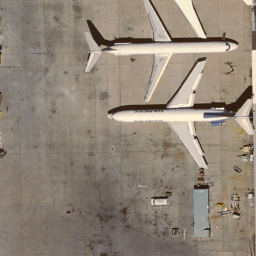
#> input picture images/image_hr.png, 256 x 256 px
$ jupyter execute 6_Metrics.ipynb
#> lines starting #> are read from the running program, lines starting #| are printed output that depends on the picture
# Image Quality Metrics

In image processing and computer vision, evaluating the quality of images after transformations (such as resizing or super-resolution) is crucial. Several metrics are commonly used to assess image quality, including PSNR (Peak Signal-to-Noise Ratio) and SSIM (Structural Similarity Index). These metrics help quantify the similarity between the original and processed images.

## PSNR (Peak Signal-to-Noise Ratio)

**PSNR** is a widely used metric for measuring the quality of reconstructed images. It compares the maximum possible pixel value of the image with the noise or error introduced during image processing.

### Mathematical Explanation

1. **Definition:**
   - PSNR is calculated using the Mean Squared Error (MSE) between the original image \( I \) and the processed image \( $\hat{I}$ \):
     $$
     \text{MSE} = \frac{1}{H \times W} \sum_{i=1}^{H} \sum_{j=1}^{W} (I(i, j) - \hat{I}(i, j))^2
     $$
   - Where \( $ H $\) and \( $W $\) are the height and width of the image.

2. **Peak Signal-to-Noise Ratio Calculation:**
   - PSNR is computed from the MSE using the maximum pixel value \( $M$ \) (for 8-bit images, \( $M = 255$ \)):
     $$
     \text{PSNR} = 10 \cdot \log_{10}\left(\frac{M^2}{\text{MSE}}\right)
     $$

### Practical Considerations

1. **Interpretation:**
   - Higher PSNR values indicate better image quality, with fewer differences between the original and processed images.
   - Typical PSNR values range from 20 dB to 50 dB, where values above 30 dB are generally considered good.

2. **Limitations:**
   - PSNR does not always correlate with perceived visual quality and may not reflect structural changes in the image.

## SSIM (Structural Similarity Index)

**SSIM** is a metric that assesses the similarity between two images based on luminance, contrast, and structure. Unlike PSNR, SSIM considers changes in the image structure and is more aligned with human visual perception.

### Mathematical Explanation

1. **Definition:**
   - SSIM is computed using local windows and evaluates the following components:
     - Luminance \( l(x, y) \)
     - Contrast \( c(x, y) \)
     - Structure \( s(x, y) \)

2. **SSIM Formula:**
   - The SSIM index between two images \( $I$ \) and \($\hat{I}$ \) is given by:
     $$
     \text{SSIM}(x, y) = \frac{(2 \mu_I \mu_{\hat{I}} + C_1) \cdot (2 \sigma_{I \hat{I}} + C_2)}{(\mu_I^2 + \mu_{\hat{I}}^2 + C_1) \cdot (\sigma_I^2 + \sigma_{\hat{I}}^2 + C_2)}
     $$
   - Where \( $\mu_I$ \) and \( $\mu_{\hat{I}}$ \) are the mean values of \( $I$ \) and \( $\hat{I}$ \), \( $\sigma_I^2$ \) and \( $\sigma_{\hat{I}}^2$ \) are their variances, and \( $\sigma_{I \hat{I}}$ \) is their covariance. \( $C_1$ \) and \( $C_2$ \) are constants to avoid instability.

### Practical Considerations

1. **Interpretation:**
   - SSIM values range from -1 to 1, where 1 indicates perfect similarity.
   - Higher SSIM values correspond to better structural similarity and visual quality.

2. **Limitations:**
   - SSIM may be sensitive to the choice of parameters and window size.

## Example Code

Here is a Python code snippet to compute PSNR and SSIM using the `scikit-image` library:

**Importing libraries**

[cell 1]
from skimage.metrics import peak_signal_noise_ratio as psnr, structural_similarity as ssim
import numpy as np
import matplotlib.pyplot as plt
from PIL import Image
import cv2

**Show an example**

[cell 2]
# Load images
image_hr = Image.open('./images/image_hr.png')
#> image_hr is the input picture: PIL image 256x256 RGBA; mean R, G, B, A 145.3, 133.3, 120.2, 255
image_lr_2 = Image.open('./images/image_lr_2.png')
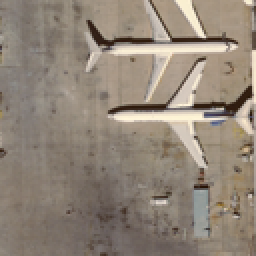
#> input picture images/image_lr_2.png, 128 x 128 px (shown 2 times larger)
#> image_lr_2 is the input picture: PIL image 128x128 RGBA; mean R, G, B, A 145.3, 133.3, 120.2, 255
image_lr_4 = Image.open('./images/image_lr_4.png')
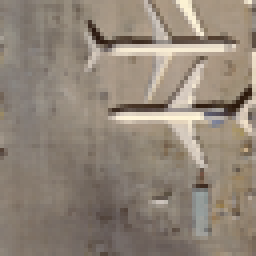
#> input picture images/image_lr_4.png, 64 x 64 px (shown 4 times larger)
#> image_lr_4 is the input picture: PIL image 64x64 RGBA; mean R, G, B, A 145.2, 133.3, 120.2, 255


def upsample(image, scale_factor, method):
    if   method == "BILINEAR": method_up = Image.BILINEAR
    elif method == "BICUBIC":  method_up = Image.BICUBIC
    elif method == "NEAREST":  method_up = Image.NEAREST
    elif method == "LANCZOS":  method_up = Image.LANCZOS
    else:
        print(method, "not found, using bicubic")
        method_up = Image.BICUBIC

    # Resize the image using bicubic interpolation
    return image.resize(
        (int(image.width * scale_factor), int(image.height * scale_factor)),
        method_up
    )

# Load an image
image_hr   = Image.open('./images/image_hr.png')
image_lr_2 = Image.open('./images/image_lr_2.png')
image_lr_4 = Image.open('./images/image_lr_4.png')


# Create a figure with subplots
fig, axs = plt.subplots(2, 4, figsize=(15, 8), gridspec_kw={'width_ratios': [1, 1, 1, 1]})


for idx, method in enumerate(["NEAREST", "BILINEAR", "BICUBIC", "LANCZOS"]):
    image_up = upsample(image_lr_2, scale_factor=2, method=method)
    psnr_value = psnr(np.array(image_hr), np.array(image_up))
    ssim_value = ssim(np.array(image_hr), np.array(image_up), win_size=3, channel_axis=-1)  # Set win_size=3 to ensure it works for small images
    axs[0, idx].imshow(image_up)
    axs[0, idx].set_title(f'{method} x2\nPSNR: {psnr_value:.2f}, SSIM: {ssim_value:.2f}')
    axs[0, idx].axis('off')

    image_up = upsample(image_lr_4, scale_factor=4, method=method)
    psnr_value = np.round(psnr(np.array(image_hr), np.array(image_up)), 2)
    ssim_value = np.round(ssim(np.array(image_hr), np.array(image_up), win_size=3, channel_axis=-1), 4)  # Set win_size=3 to ensure it works for small images

    axs[1, idx].imshow(image_up)
    axs[1, idx].set_title(f'{method} x4\nPSNR: {psnr_value:.2f}, SSIM: {ssim_value:.2f}')
    axs[1, idx].axis('off')
#> this loop made 4 passes
#> pass 2, `image_up = upsample(image_lr_2, scale_factor=2, method=method)`:
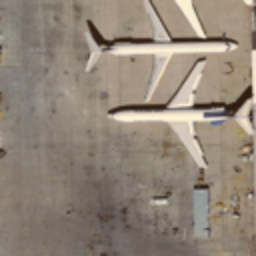
#> image_up: PIL image 256x256 RGBA; mean R, G, B, A 145.5, 133.6, 120.5, 255
#> pass 2, `image_up = upsample(image_lr_4, scale_factor=4, method=method)`:
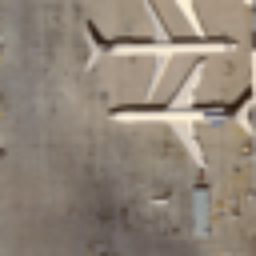
#> image_up: PIL image 256x256 RGBA; mean R, G, B, A 145.3, 133.4, 120.3, 255
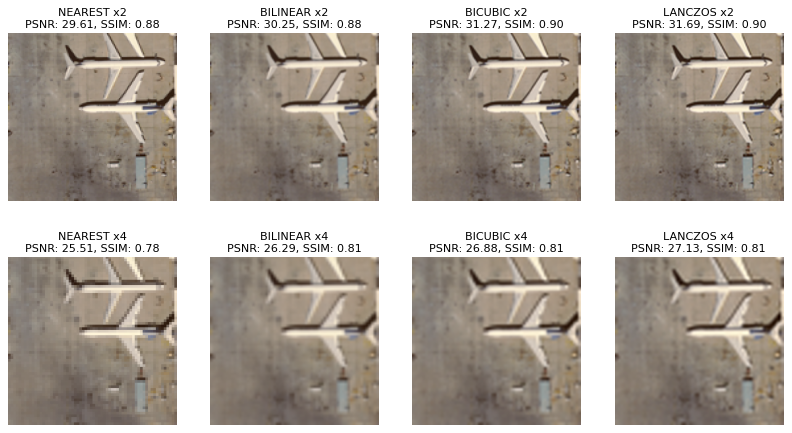
#> figure drawn by matplotlib, 8 panels

To visualize the differences between the super-resolved (or interpolated) images and the original image, you can use several techniques, such as:

- **Absolute Difference Image**: Subtract the original image from the super-resolved image pixel by pixel and display the absolute difference. This will highlight areas where there are greater discrepancies.

- **Residual Image**: Similar to the difference image, but without taking the absolute value. This can show areas that are overestimated or underestimated.

Below is an example of how to implement and visualize the absolute difference image in your code. This will highlight the most significant differences between each super-resolved image and the original.

[cell 3]
# Define function to calculate absolute difference
def absolute_difference(image1, image2):
    image1 = np.array(image1).astype("float32")
    image2 = np.array(image2).astype("float32")
    return np.abs(image1 - image2)

# Define function to calculate residual
def residual(image1, image2):
    image1 = np.array(image1).astype("float32")
    image2 = np.array(image2).astype("float32")
    a = image1 - image2
    return a

# Define function to calculate heatmap
def prepare_heatmap(heatmap, scaleHM=False):
    # Ensure the difference image is in the range [0, 255] and convert to uint8
    if scaleHM:
        if heatmap.max() == heatmap.min(): # images are same
            pass
        else:
            heatmap = (heatmap - heatmap.min()) / (heatmap.max() - heatmap.min()) * 255
    heatmap = np.clip(heatmap, 0, 255).astype(np.uint8)
    # Convert to grayscale if needed
    if len(heatmap.shape) == 3:
        heatmap = cv2.cvtColor(heatmap, cv2.COLOR_RGB2GRAY)
    # Apply color map
    return heatmap

[cell 4]
def upsample(image, scale_factor, method):
    if   method == "BILINEAR": method_up = Image.BILINEAR
    elif method == "BICUBIC":  method_up = Image.BICUBIC
    elif method == "NEAREST":  method_up = Image.NEAREST
    elif method == "LANCZOS":  method_up = Image.LANCZOS
    else:
        print(method, "not found, using bicubic")
        method_up = Image.BICUBIC

    # Resize the image using bicubic interpolation
    return image.resize(
        (int(image.width * scale_factor), int(image.height * scale_factor)),
        method_up
    )

# Load an image
image_hr   = Image.open('./images/image_hr.png').convert('RGB')
#> image_hr: PIL image 256x256 RGB
image_lr_2 = Image.open('./images/image_lr_2.png').convert('RGB')
#> image_lr_2: PIL image 128x128 RGB
image_lr_4 = Image.open('./images/image_lr_4.png').convert('RGB')
#> image_lr_4: PIL image 64x64 RGB

# Create a figure with subplots
fig, axs = plt.subplots(3, 5, figsize=(20, 10), gridspec_kw={'width_ratios': [1, 1, 1, 1, 1]})

for idx, method in enumerate(["ORIGINAL", "NEAREST", "BILINEAR", "BICUBIC", "LANCZOS"]):
    if method == "ORIGINAL":
        image_up = image_hr
    else:
        image_up = upsample(image_lr_2, scale_factor=2, method=method)

    psnr_value = psnr(np.array(image_hr), np.array(image_up))
    ssim_value = ssim(np.array(image_hr), np.array(image_up), win_size=3, channel_axis=-1)
    abs_diff = absolute_difference(image_hr, image_up)
    residual_img = residual(image_up, image_hr)

    axs[0, idx].imshow(image_up)
    axs[0, idx].set_title(f'{method} x2\nPSNR: {psnr_value:.2f}, SSIM: {ssim_value:.2f}')
    axs[0, idx].axis('off')

    axs[1, idx].imshow(prepare_heatmap(abs_diff), cmap='gray', vmin=0, vmax=255)
    axs[1, idx].set_title(f"Abs. Diff.")
    axs[1, idx].axis('off')

    axs[2, idx].imshow(prepare_heatmap(residual_img, scaleHM=True), cmap='gray', vmin=0, vmax=255)
    axs[2, idx].set_title(f"Residual Diff.")
    axs[2, idx].axis('off')
#> this loop made 5 passes
#> (psnr_value, ssim_value) on passes 1 to 5: (inf, 1), (28.36, 0.835), (29, 0.846), (30.02, 0.862), (30.44, 0.867)
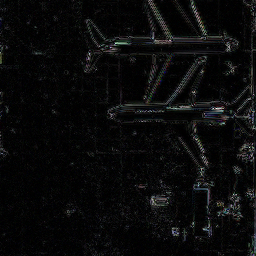
#> abs_diff: shape (256, 256, 3) float32; mean R, G, B 4, 4.1, 4.1; drawn with min black and max white
#> image_up: PIL image 256x256 RGB
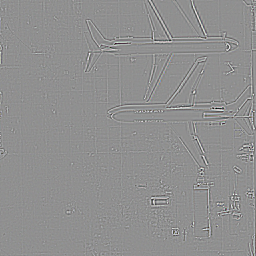
#> residual_img: shape (256, 256, 3) float32; mean R, G, B 0, 0, 0; drawn with min black and max white

plt.tight_layout()
plt.show()
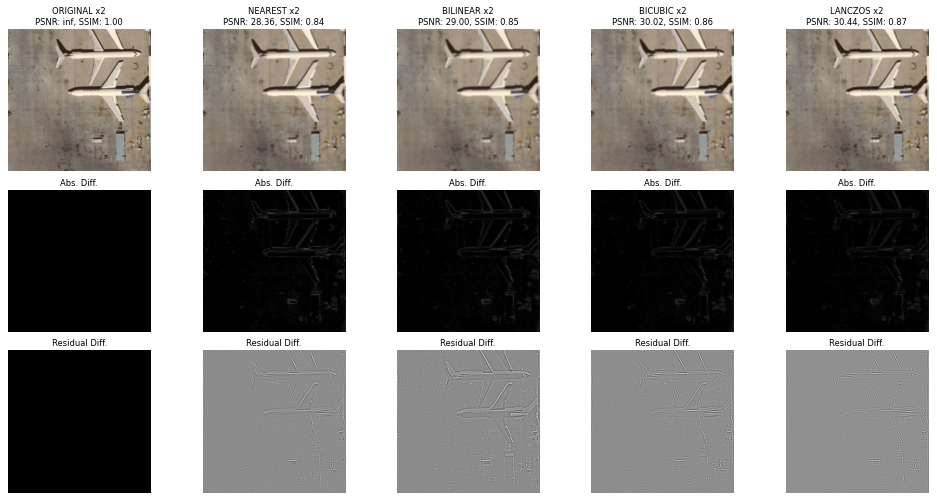
#> figure drawn by matplotlib, 15 panels
